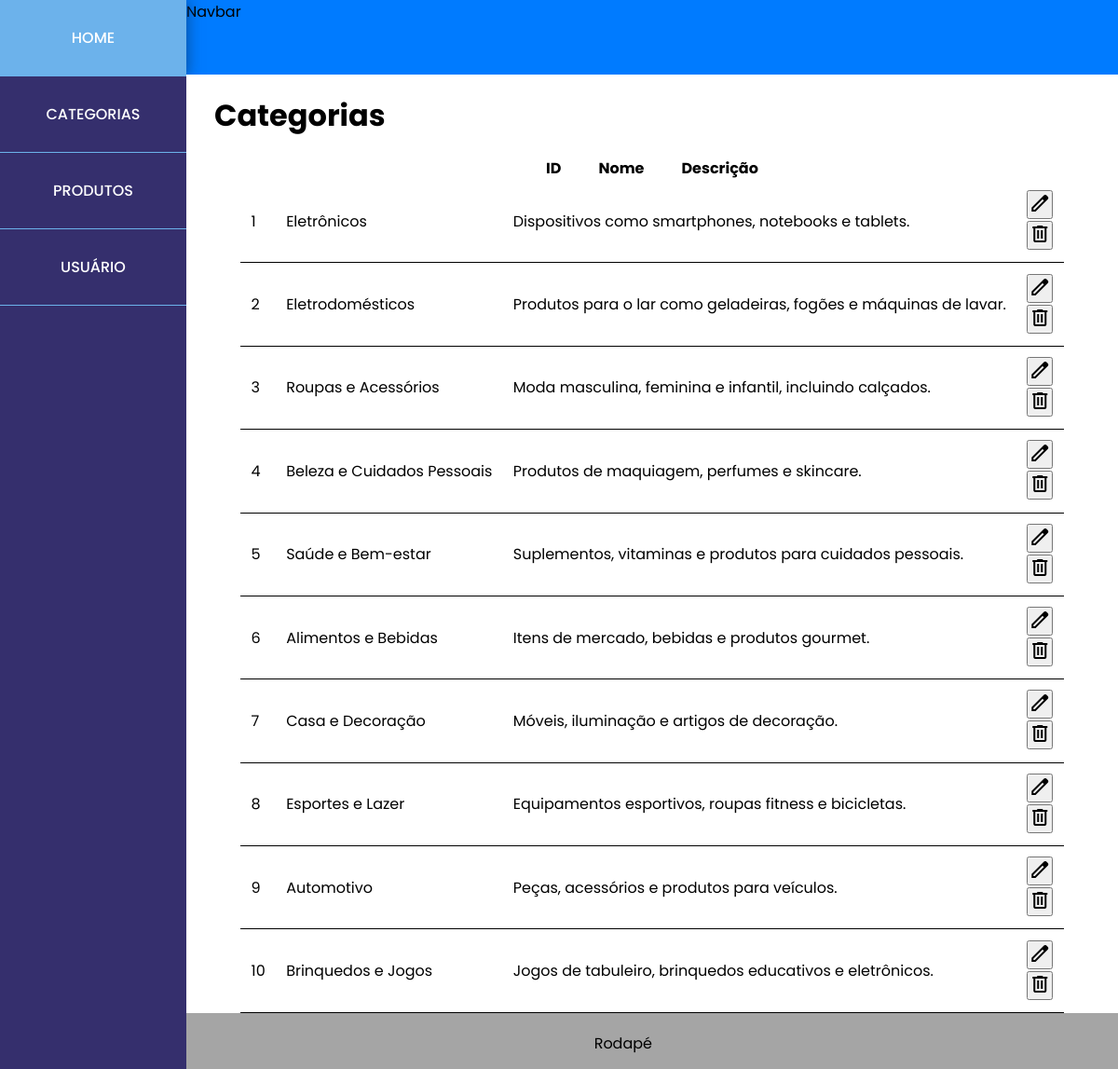
Page /view/pages/categorias.php on the committed database.
### tables this page shows
create table categorias(
id int primary key auto_increment,
nome varchar(200),
descricao text
);

### config/Database.php (called while the page is built)
<?php
class Database {
    private $host ='localhost';
    private $port ='3306';
    private $dbName='loja';
    private $user = 'root';
    private $password='';
    public function conectar(){
        $url = "mysql:host=$this->host;port=$this->port;dbname=$this->dbName";
        $conn = new PDO($url, $this->user, $this->password);
        return $conn;
    }
}

### model/CategoriaModel.php (called while the page is built, shortened)
<?php
require_once __DIR__ . "/../config/Database.php";
class CategoriaModel{
    private $conn;
    private $tabela= "categorias";
    public function __construct(){
        $db = new Database();
        $this->conn = $db->conectar();
    }
    public function listar(){
        $query = "SELECT * FROM $this->tabela";
        $stmt = $this-> conn->prepare($query);
        $stmt->execute();
        return $stmt->fetchAll();
    }
}

### view/pages/categorias.php (the view, shortened to what this page needs)
<?php
    require_once __DIR__ . '/../../model/CategoriaModel.php';
    $categoriaModel = new CategoriaModel();
    $lista = $categoriaModel->listar();
?>
<!DOCTYPE html>
<html lang="pt-br">
<head>
    <link rel="stylesheet" href="../assets/css/style.css?v=<?php echo time(); ?>">
    <link rel="stylesheet" href="../assets/css/components/table.css?v=<?php echo time(); ?>">
    <link rel="stylesheet" href="../assets/css/components/content.css?v=<?php echo time(); ?>">
    <link rel="stylesheet" href="../assets/css/components/footer.css?v=<?php echo time(); ?>">
    <link rel="stylesheet" href="../assets/css/components/sidebar.css?v=<?php echo time(); ?>">
</head>
<body>
    <?php require_once __DIR__ . '\..\components\navbar.php'; ?>
    <?php require_once __DIR__ . '\..\components\aside.php'; ?>
    <main>
        <h1>Categorias</h1>
        <table class="table">
            <thead>
                <th>ID</th>
                <th>Nome</th>
                <th>Descrição</th>
            </thead>
            <tbody>
                <?php foreach ($lista as $categoria) { ?>
                    <tr>
                        <td><?php echo $categoria['id'] ?></td>
                        <td><?php echo $categoria['nome'] ?></td>
                        <td><?php echo $categoria['descricao'] ?></td>
                        <td>
                            <form action="cadastro.php" method="GET">
                                <button>
                                    <span class="material-symbols-outlined">
                                    </span>
                                </button>
                            </form>
                            <form action="excluir.php" method="POST">
                                <button onclick="return confirm('Tem certeza que deseja excluir o filme?')">
                                <span class="material-symbols-outlined">
                                </span>
                                </button>
                            </form>
                        </td>
                    </tr>
                <?php } ?>
            </tbody>
        </table>
    </main>
    <?php require_once __DIR__ . '\..\components\footer.php'; ?>
</body>
</html>

### view/components/navbar.php
<header>
    <nav>Navbar</nav>
</header>

### view/components/aside.php
<aside>
    <ul>
        <li><a href="../pages/home.php">HOME</a></li>
        <li><a href="../pages/categorias.php">CATEGORIAS</a></li>
        <li><a href="../pages/produtos.php">PRODUTOS</a></li>
        <li><a href="../pages/usuario.php">USUÁRIO</a></li>
    </ul>
</aside>

### view/components/footer.php
<footer>
    <p>Rodapé</p>
</footer>

### view/assets/css/style.css (style rules this page uses)
* { margin: 0; padding: 0; box-sizing: border-box; }
body { font-family: "Poppins", serif; display: grid; grid-template-columns: 200px 1fr; grid-template-rows: 80px 1fr 60px; }
nav { background-color:#007bff; grid-column: 2; grid-row: 1; height: 80px; width: 100%; }
aside { background-color: #352f6d; grid-column: 1; grid-row: 1 / 4; height: 100vh; width: 200px; }
main { background-color: #fff; grid-column: 2; grid-row: 2; height: calc(100vh - 140px); width: 100%; overflow: auto; }
footer { width: 100%; background-color: rgb(165, 165, 165); height: 60px; bottom: 0; grid-column: 2; grid-row: 3; position: relative; }

### view/assets/css/components/content.css (style rules this page uses)
main h1 { padding: 20px 30px; }

### view/assets/css/components/footer.css (style rules this page uses)
footer p { font-weight: 400; position: absolute; top: 20px; right: 50%; }

### view/assets/css/components/sidebar.css (style rules this page uses)
aside ul { display: flex; flex-direction: column; }
aside ul li a { display: flex; align-items: center; justify-content: center; background-color: #352f6d; padding: 28px 0; text-decoration: none; border-bottom: 1px solid #6cb2eb; font-weight: 500; color: #fff; text-align: center; }

### rows in the picture
categorias: id "1", nome "Eletrônicos", descricao "Dispositivos como smartphones, notebooks e tablets."
categorias: id "2", nome "Eletrodomésticos", descricao "Produtos para o lar como geladeiras, fogões e máquinas de lavar."
categorias: id "3", nome "Roupas e Acessórios", descricao "Moda masculina, feminina e infantil, incluindo calçados."
categorias: id "4", nome "Beleza e Cuidados Pessoais", descricao "Produtos de maquiagem, perfumes e skincare."
categorias: id "5", nome "Saúde e Bem-estar", descricao "Suplementos, vitaminas e produtos para cuidados pessoais."
categorias: id "6", nome "Alimentos e Bebidas", descricao "Itens de mercado, bebidas e produtos gourmet."
categorias: id "7", nome "Casa e Decoração", descricao "Móveis, iluminação e artigos de decoração."
categorias: id "8", nome "Esportes e Lazer", descricao "Equipamentos esportivos, roupas fitness e bicicletas."
categorias: id "9", nome "Automotivo", descricao "Peças, acessórios e produtos para veículos."
categorias: id "10", nome "Brinquedos e Jogos", descricao "Jogos de tabuleiro, brinquedos educativos e eletrônicos."
